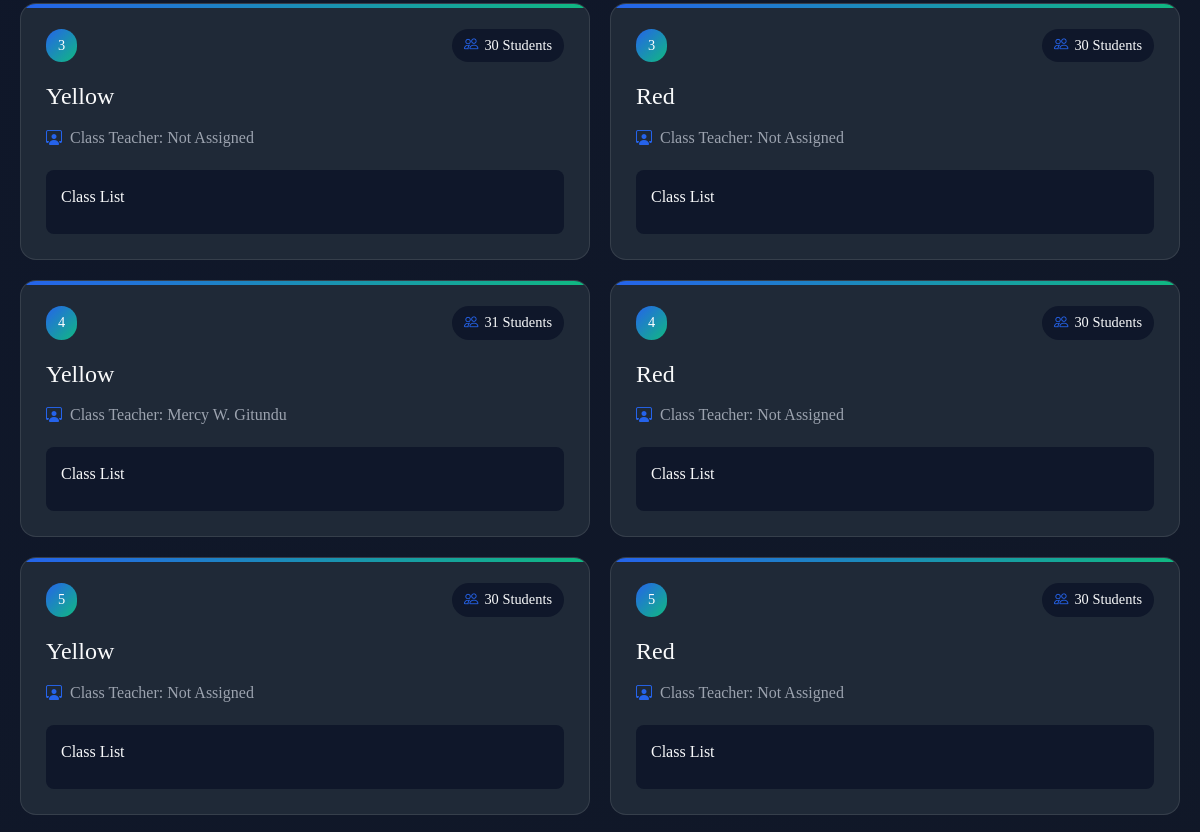
The page /Supervisor/Classes/ (signed in, middle part) on the database as committed earlier.
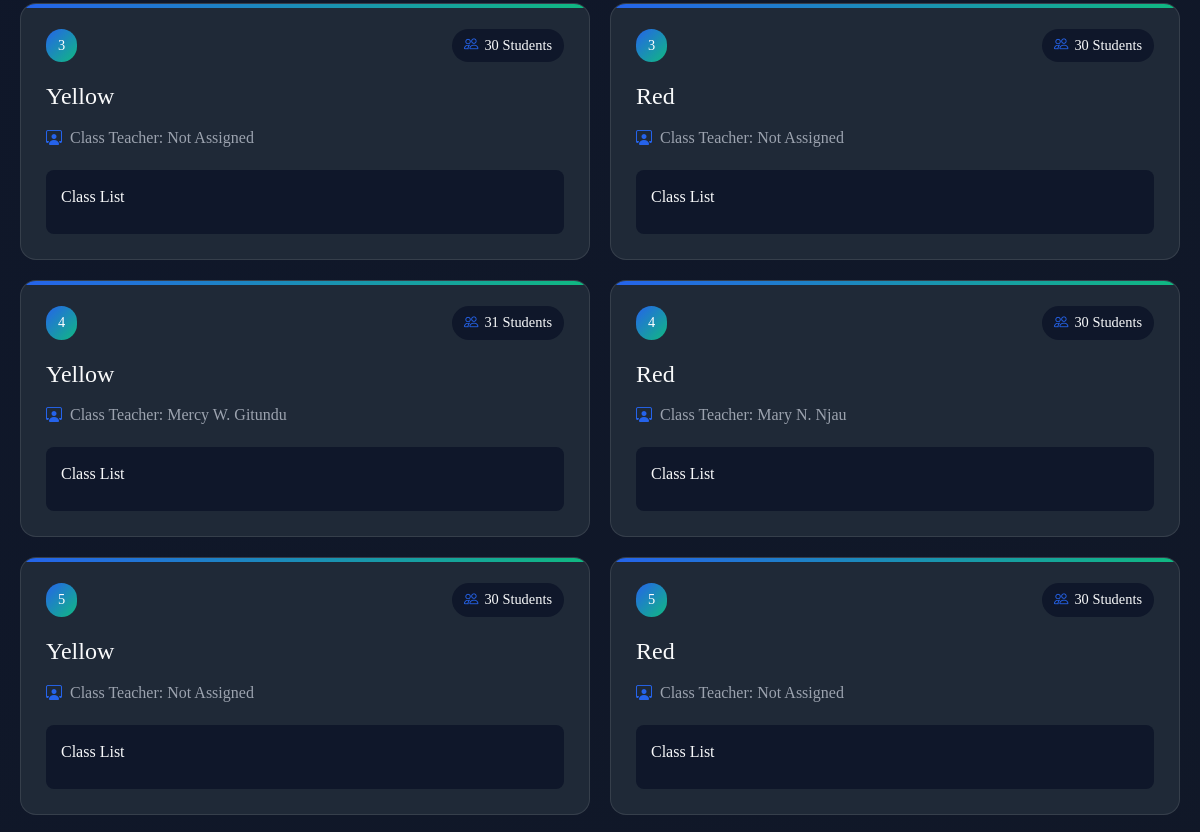
The same page on the database as committed later.
### Users/models.py (models this page shows, shortened)
class Classes(models.Model):
    school = models.ForeignKey(Schools, on_delete=models.CASCADE)
    class_id = models.UUIDField(default=uuid.uuid4, unique=True)
    grade = models.CharField(max_length=10)
    name = models.CharField(max_length=100)
    year = models.PositiveIntegerField(default=2025)
    is_active = models.BooleanField(default=True)
    class_teacher = models.ForeignKey(MyUser, null=True, blank=True, on_delete=models.SET_NULL)

class MyUser(AbstractBaseUser, PermissionsMixin):
    class Role(models.TextChoices):
        Student = "Student"
        Teacher = "Teacher"
        ADMIN = "Admin"
        Finance = "Finance"
        Guardian = "Guardian"
        Receptionist = "Receptionist"
        Supervisor = "Supervisor"
        Referer = "Referer"
        Supplier = "Supplier"
    base_role = Role.Student
    email = models.EmailField(unique=True, null=True, blank=True)
    school = models.ForeignKey(Schools, null=True,blank=True, on_delete=models.CASCADE)
    id_number = models.CharField(max_length=20, unique=True)  # ✅ Ensure unique=True
    uuid = models.UUIDField(default=uuid.uuid4, unique=True, editable=False)
    date = models.DateField(default=timezone.now)
    role = models.CharField(max_length=15, choices=Role.choices, default=base_role)
    is_active = models.BooleanField(default=True)
    is_admin = models.BooleanField(default=False)
    is_staff = models.BooleanField(default=False)  # ✅ Required for Django Admin
    is_superuser = models.BooleanField(default=False)  # ✅ Needed for superusers
    objects = MyUserManager()
    USERNAME_FIELD = 'id_number'  # ✅ Django now identifies users by ID number
    REQUIRED_FIELDS = []  # No other required fields

class PersonalProfile(models.Model):
    user = models.OneToOneField(MyUser, on_delete=models.CASCADE)
    f_name = models.CharField(max_length=30)
    is_boarder = models.BooleanField(default=False)
    location = models.CharField(max_length=100, blank=True)
    l_name = models.CharField(max_length=30)
    surname = models.CharField(max_length=30, blank=True)
    gender = models.CharField(max_length=10, blank=True)
    phone = models.CharField(max_length=20, null=True)
    def get_names(self):
        first = self.f_name
        last = self.l_name
        surname = self.surname
        if first or last or surname:
            if last:
                last = last[0]
            return first.title() + ' ' + last.title() + '.' + ' ' + surname.title()
        else:
            return self.user

### Supervisor/views.py (the view, shortened to what this page needs)
# urls.py: path('Classes/', ClassesView.as_view(), name='classes'),
class ClassesView(LoginRequiredMixin, TemplateView):
    template_name = 'Supervisor/classes.html'
    def get_context_data(self, **kwargs):
        context = super().get_context_data(**kwargs)
        user = self.request.user
        classes = Classes.objects.filter(school=user.school).order_by('grade')
        if user.role == 'Teacher':
            context['base_html'] = 'Teacher/teachers_base.html'
        elif user.role in ['Supervisor']:
            context['base_html'] = 'Supervisor/base.html'
        context['classes'] = classes
        return context

### SubjectList/templatetags/custom_filters.py (called while the page is built)
@register.filter
def get_student_count(class_id):
    try:
        count = AcademicProfile.objects.filter(current_class=class_id).count()
        return count
    except Exception as e:
        return 0

### Supervisor/templates/Supervisor/classes.html (shortened to what this page needs)
{% extends base_html %}
{% load custom_filters %}
{% block content %}
<div class="classes-container">
  <div class="classes-grid">
    {% for class in classes %}
    <a href="{% url 'class-profile' class.class_id %}" class="class-card">
      <div class="class-header">
        <div class="class-grade">{{ class.grade }}</div>
        <div class="class-student-count">
          <i class="bi bi-people"></i>
          <span>{{ class|get_student_count }} Students</span>
        </div>
      </div>
      <h3 class="class-name">{{ class.name }}</h3>
      <div class="class-info">
        <div class="info-item">
          <i class="bi bi-person-workspace"></i>
          <span>Class Teacher: {{ class.class_teacher.personalprofile.get_names|default:"Not Assigned" }}</span>
        </div>
      </div>
      <div class="class-list">
        <div class="class-list-header">
          <span class="class-list-title">Class List</span>
        </div>
      </div>
    </a>
    {% endfor %}
  </div>
</div>
{% endblock %}

Rows that differ between the two databases and show on the page:
changed Classes: class_teacher.personalprofile.get_names "Not Assigned" → "Mary N. Njau"
